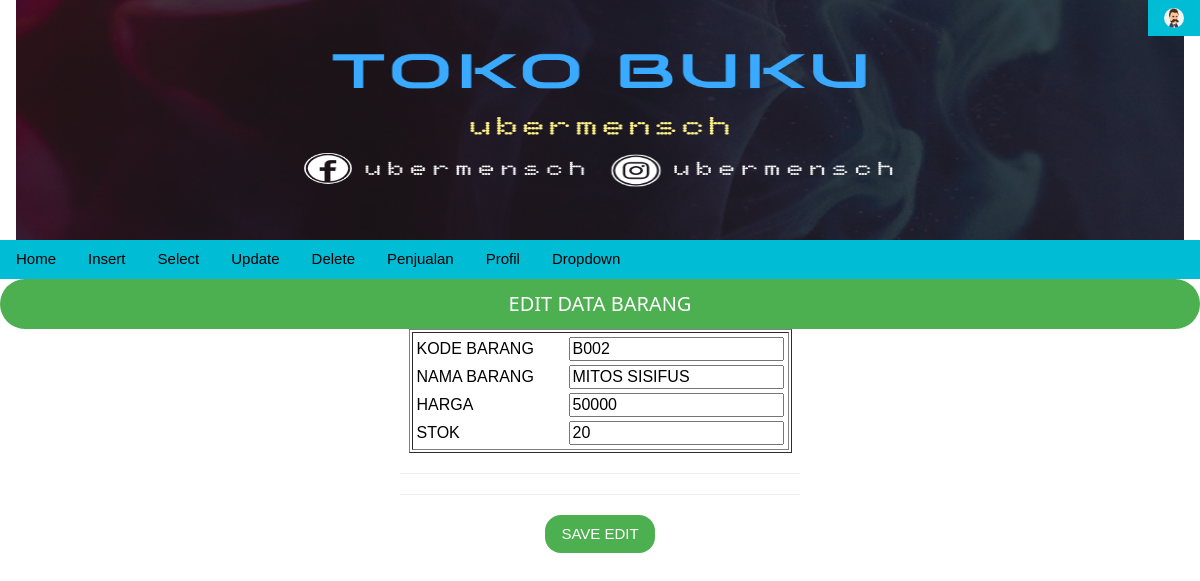
Screenshot of /admin/index2.php?p=editbarang&kodebrg=B002 with the database file from the repository.
### tables this page shows
CREATE TABLE `barang` (
  `kodebrg` varchar(10) NOT NULL,
  `namabarang` varchar(20) NOT NULL,
  `harga` varchar(20) NOT NULL,
  `stok` int(5) NOT NULL
);

### admin/pages/editbarang.php (the view, shortened to what this page needs)
<html>
    <link rel="stylesheet" href="w3.css">
    <form action="index2.php?p=saveeditbarang" method=post>
    <center>
    <div class="w3-bar w3-round-xxlarge w3-green">
    <h4>EDIT DATA BARANG
    </div>
    <table border=1>
    <tr><td>
        <table border=0>
<?php
require ("koneksi.php");
$kodebrg = $_GET['kodebrg'];
$sql = "select * from barang where kodebrg='$kodebrg' ";
$hasil = mysqli_query($conn,$sql);
$row=mysqli_fetch_row($hasil);
do
{
    list($kodebrg,$namabarang,$harga,$stok)=$row;
    echo "<tr><td width=150>KODE BARANG<td width=100><input name=kodebrg value='$kodebrg' readonly size=20>";
    echo "<tr><td>NAMA BARANG<td><input name=namabarang value='$namabarang' size=20>";
    echo "<tr><td>HARGA<td><input name=harga value='$harga' size=20>";
    echo "<tr><td>STOK<td><input name=stok value='$stok' size=20>";
}
while ($row=mysqli_fetch_row($hasil));
?>
</table>
</table>
<hr width=400>
<hr width=400>
    <button class="w3-btn w3-round-xlarge w3-green">SAVE EDIT</button>
</html>

### admin/w3.css (style rules this page uses)
*,*:before,*:after { box-sizing:inherit }
html { -ms-text-size-adjust:100%;-webkit-text-size-adjust:100% }
body { margin:0 }
hr { box-sizing:content-box;height:0;overflow:visible }
button,input,select,textarea,optgroup { font:inherit;margin:0 }
button,input { overflow:visible }
button,select { text-transform:none }
button,[type=button],[type=reset],[type=submit] { -webkit-appearance:button }
html,body { font-family:Verdana,sans-serif;font-size:15px;line-height:1.5 }
html { overflow-x:hidden }
h4 { font-size:20px }
h1,h2,h3,h4,h5,h6 { font-family:"Segoe UI",Arial,sans-serif;font-weight:400;margin:10px 0 }
hr { border:0;border-top:1px solid #eee;margin:20px 0 }
.w3-btn,.w3-button { border:none;display:inline-block;padding:8px 16px;vertical-align:middle;overflow:hidden;text-decoration:none;color:inherit;background-color:inherit;text-align:center;cursor:pointer;white-space:nowrap }
.w3-btn,.w3-button { -webkit-touch-callout:none;-webkit-user-select:none;-khtml-user-select:none;-moz-user-select:none;-ms-user-select:none;user-select:none }
.w3-bar { width:100%;overflow:hidden }
.w3-container:after,.w3-container:before,.w3-panel:after,.w3-panel:before,.w3-row:after,.w3-row:before,.w3-row-padding:after,.w3-row-padding:before, .w3-cell-row:before,.w3-cell-row:after,.w3-clear:after,.w3-clear:before,.w3-bar:before,.w3-bar:after { content:"";display:table;clear:both }
.w3-round-xlarge { border-radius:16px }
.w3-round-xxlarge { border-radius:32px }
.w3-green,.w3-hover-green:hover { color:#fff!important;background-color:#4CAF50!important }

### rows the page displays
barang: kodebrg "B002", namabarang "MITOS SISIFUS", harga "50000", stok "20"
